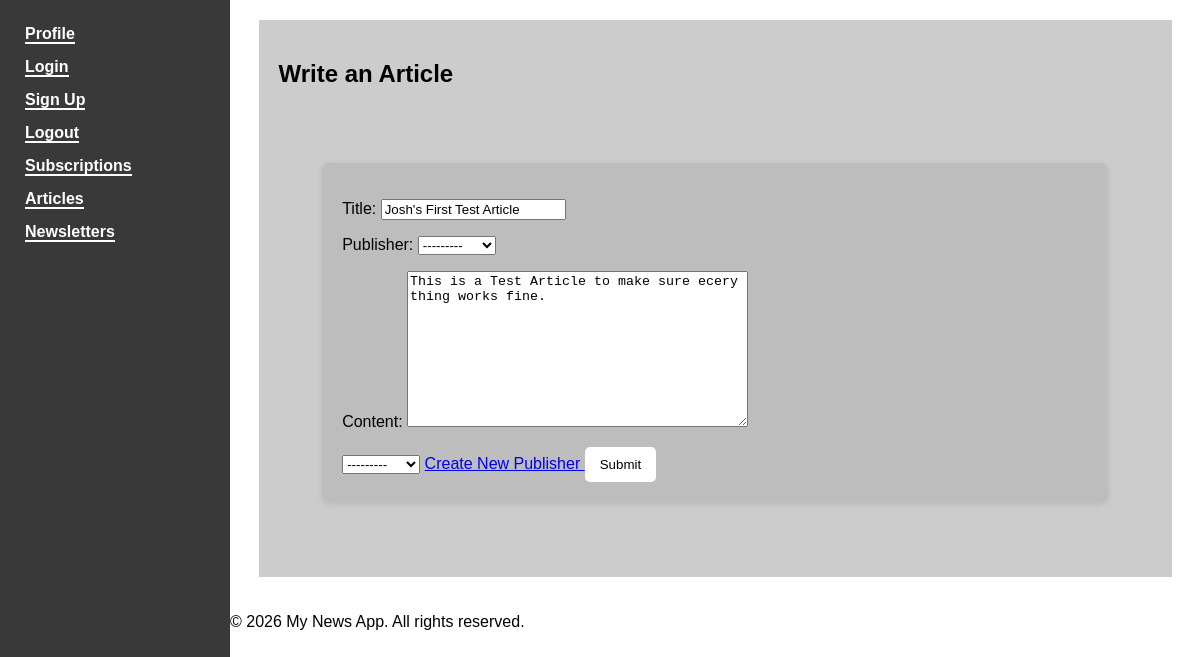
Page /article/2/write/ (signed in) on the committed database.
### NewsApp/models.py (models this page shows, shortened)
class Article(models.Model):
    title = models.CharField(max_length=100)
    author = models.ForeignKey(
        'CustomUser',
        on_delete=models.CASCADE,
        related_name='articles'
    )
    publisher = models.ForeignKey(
        'Publisher',
        on_delete=models.CASCADE,
        related_name='articles',
        blank=True,
        null=True
    )
    approved = models.BooleanField(default=False)
    published_at = models.DateTimeField()
    content = models.TextField()
    id = models.AutoField(primary_key=True)
    class Meta:
        permissions = [
            ("can_view_article", "Can view article"),
            ("can_create_article", "Can create article"),
            ("can_update_article", "Can update article"),
            ("can_delete_article", "Can delete article"),
        ]

### NewsApp/views.py (the view, shortened to what this page needs)
# urls.py: path('article/<int:pk>/write/', views.ArticleUpdateView.as_view(), name='article_write'),
class ArticleUpdateView(LoginRequiredMixin, UserPassesTestMixin, UpdateView):
    model = Article
    form_class = ArticleForm
    template_name = 'articles/article_write.html'
    def test_func(self):
        article = self.get_object()
        user = self.request.user
        if user.role == 'Journalist':
            return user == article.author
        return can_edit_content(user)

### NewsApp/forms.py (shortened to what this page needs)
class ArticleForm(forms.ModelForm):
    class Meta:
        model = Article
        fields = ['title', 'publisher', 'content']
        widgets = {
            'content': forms.Textarea(attrs={'rows': 10, 'class': 'form-control'}),
            'title': forms.TextInput(attrs={'class': 'form-control'}),
        }

### NewsApp/models.py (called while the page is built)
    def __str__(self):
        return self.name

### NewsApp/templates/articles/article_write.html (shortened to what this page needs)
{% extends 'base.html' %}
{% block content %}
    <h2>Write an Article</h2>
    <div class="container">
        <div class="card">
            <div class="card-body">
                <form method="post">
                    {{ form.as_p }}
                    {{ form.publisher }}
                    <a href="{% url 'publisher-create' %}">
                        Create New Publisher
                    </a>
                    <button type="submit">Submit</button>
                </form>
            </div>
        </div>
    </div>
{% endblock %}

### NewsApp/static/css/styles.css (style rules this page uses)
body { font-family: Arial, sans-serif; margin: 0; background-color: #ffffff; display: flex; }
.container { padding: 20px; background-color: #cccccc; width: 90%; max-width: 1000px; margin: 20px auto; display: flex; flex-direction: column; gap: 15px; }
.card { background: #bdbdbd; padding: 20px; margin-bottom: 15px; border-radius: 8px; box-shadow: 0 2px 6px rgba(0,0,0,0.1); }
button { background-color: #ffffff; color: rgb(0, 0, 0); border: none; padding: 10px 15px; border-radius: 5px; cursor: pointer; }

### rows in the picture
Article: title "Josh's First Test Article", publisher "---------", content "This is a Test Article to make sure ecery thing works fine."
